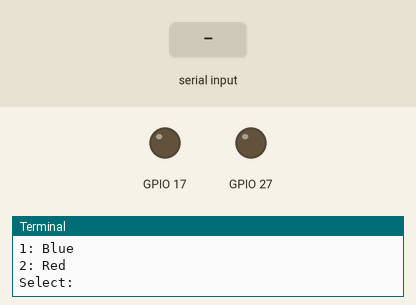
Simulated run of this program. Board: Raspberry Pi (BCM pin numbers). On the bench: output pins drawn as LEDs (lit = HIGH), the last lines printed to the terminal. Dashed ring = blinking. The test bench sets the inputs (shaded band). At 6.8 s the program stops and its outputs stay as they are.

Above: at 1.2 s.
1.3 s: "1" typed at the terminal, then Enter
2.8 s: "2" typed at the terminal, then Enter
At 3.5 s:
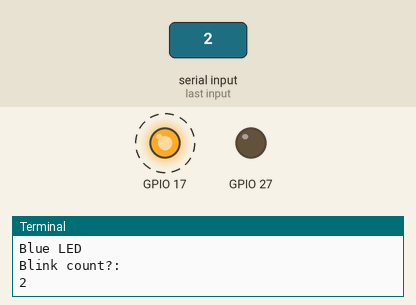
Timing chart, 0 to 7.3 s (numbered marks = the images above; inputs shaded):
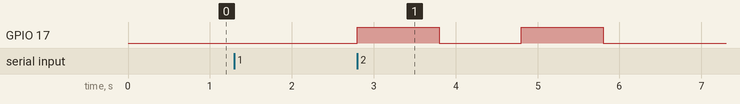

Measured:
- after the input at 2.8 s, GPIO 17: alternates HIGH for 1.0 s and LOW for 1.0 s, 4 changes in all, then stays LOW, starting at once

The program:

5_user_input_blink.py
```python
#!/usr/bin/python

import os
from time import sleep #import sleep from the time library
import RPi.GPIO as GPIO #import GPIO library

GPIO.setmode(GPIO.BCM) #set pin numbering system to BCM

GPIO.setup(17, GPIO.OUT) #Blue LED
GPIO.setup(27, GPIO.OUT) #Red LED

led_choice = 0
count = 0

os.system('clear')

print "Which LED to blink?"
print "1: Blue"
print "2: Red"

led_choice = input("Select: ")

if led_choice == 1:
    os.system('clear')
    print "Blue LED"
    count = input("Blink count?: ")
    while count > 0:
        GPIO.output(17, GPIO.HIGH)
        sleep(1)
        GPIO.output(17, GPIO.LOW)
        sleep(1)

        count = count - 1

if led_choice == 2:
    os.system('clear')
    print "Red LED"
    count = input("Blink count?: ")
    while count > 0:
        GPIO.output(27, GPIO.HIGH)
        sleep(1)
        GPIO.output(27, GPIO.LOW)
        sleep(1)

        count = count - 1

GPIO.cleanup()
```
